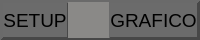
     <widget class="QFrame" name="frame_navigation">
      <property name="minimumSize">
       <size>
        <width>0</width>
        <height>40</height>
       </size>
      </property>
      <property name="maximumSize">
       <size>
        <width>16777215</width>
        <height>40</height>
       </size>
      </property>
      <property name="styleSheet">
       <string notr="true">QWidget {
	background-color:rgb(138, 137, 135); 
	border-style: outset;
    border-width: 1px;
    border-color: rgb(71, 71, 71);
}
</string>
      </property>
      <property name="frameShape">
       <enum>QFrame::StyledPanel</enum>
      </property>
      <property name="frameShadow">
       <enum>QFrame::Raised</enum>
      </property>
      <layout class="QHBoxLayout" name="horizontalLayout_3">
       <property name="spacing">
        <number>0</number>
       </property>
       <property name="leftMargin">
        <number>0</number>
       </property>
       <property name="topMargin">
        <number>0</number>
       </property>
       <property name="rightMargin">
        <number>0</number>
       </property>
       <property name="bottomMargin">
        <number>0</number>
       </property>
       <item>
        <widget class="QFrame" name="frame">
         <property name="frameShape">
          <enum>QFrame::StyledPanel</enum>
         </property>
         <property name="frameShadow">
          <enum>QFrame::Raised</enum>
         </property>
         <layout class="QHBoxLayout" name="horizontalLayout_2">
          <property name="spacing">
           <number>0</number>
          </property>
          <property name="leftMargin">
           <number>0</number>
          </property>
          <property name="topMargin">
           <number>0</number>
          </property>
          <property name="rightMargin">
           <number>0</number>
          </property>
          <property name="bottomMargin">
           <number>0</number>
          </property>
          <item>
           <widget class="QPushButton" name="pushButton_setup_page">
            <property name="sizePolicy">
             <sizepolicy hsizetype="Minimum" vsizetype="Preferred">
              <horstretch>0</horstretch>
              <verstretch>0</verstretch>
             </sizepolicy>
            </property>
            <property name="maximumSize">
             <size>
              <width>200</width>
              <height>16777215</height>
             </size>
            </property>
            <property name="font">
             <font>
              <pointsize>14</pointsize>
              <italic>false</italic>
              <bold>false</bold>
              <strikeout>false</strikeout>
             </font>
            </property>
            <property name="cursor">
             <cursorShape>PointingHandCursor</cursorShape>
            </property>
            <property name="styleSheet">
             <string notr="true">QPushButton{
	border-width: 1px;
	background-color:rgb(107, 107, 107);
	color: rgb(0, 0, 0);
}

QPushButton::pressed{
	border-width: 1px;
	background-color:rgb(56, 56, 56);
	color: rgb(0, 0, 0);
}</string>
            </property>
            <property name="text">
             <string>SETUP</string>
            </property>
           </widget>
          </item>
          <item>
           <widget class="QFrame" name="frame_2">
            <property name="styleSheet">
             <string notr="true">    border-width: 0px;</string>
            </property>
            <property name="frameShape">
             <enum>QFrame::StyledPanel</enum>
            </property>
            <property name="frameShadow">
             <enum>QFrame::Raised</enum>
            </property>
           </widget>
          </item>
          <item>
           <widget class="QPushButton" name="pushButton_grafico">
            <property name="sizePolicy">
             <sizepolicy hsizetype="Minimum" vsizetype="Preferred">
              <horstretch>0</horstretch>
              <verstretch>0</verstretch>
             </sizepolicy>
            </property>
            <property name="maximumSize">
             <size>
              <width>200</width>
              <height>16777215</height>
             </size>
            </property>
            <property name="font">
             <font>
              <pointsize>14</pointsize>
              <italic>false</italic>
              <bold>false</bold>
              <strikeout>false</strikeout>
             </font>
            </property>
            <property name="cursor">
             <cursorShape>PointingHandCursor</cursorShape>
            </property>
            <property name="styleSheet">
             <string notr="true">QPushButton{
	border-width: 1px;
	background-color:rgb(107, 107, 107);
	color: rgb(0, 0, 0);
}

QPushButton::pressed{
	border-width: 1px;
	background-color:rgb(56, 56, 56);
	color: rgb(0, 0, 0);


}</string>
            </property>
            <property name="text">
             <string>GRAFICO</string>
            </property>
           </widget>
          </item>
         </layout>
        </widget>
       </item>
      </layout>
     </widget>
